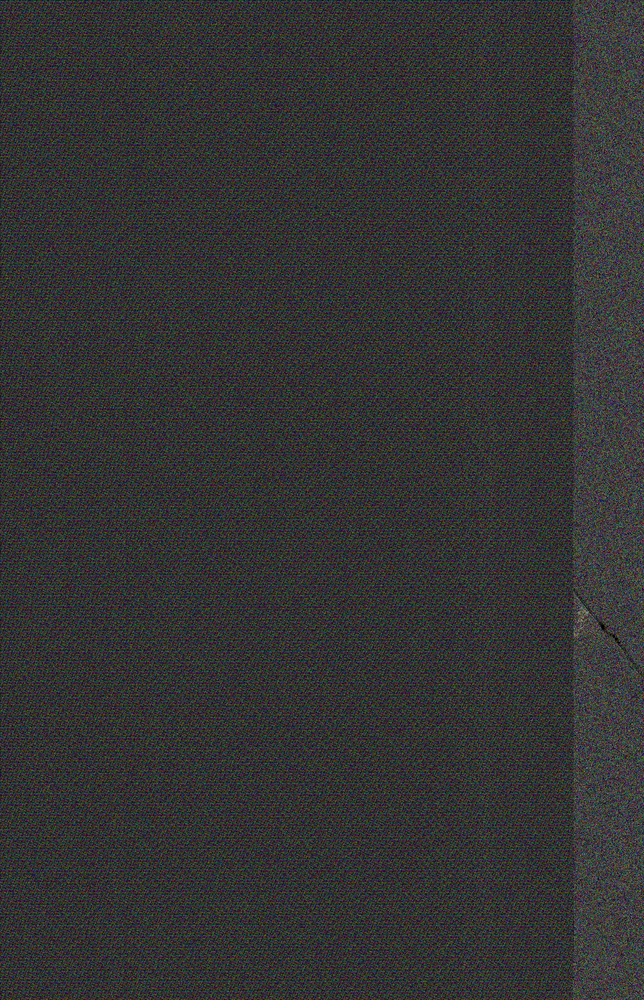
#> input picture images/detect.png, 644 x 1000 px, shrunk from 1562 x 2424 before the run
$ python detectLSB.py -i ../images/detect.png -o out.png
#> lines starting #> are read from the running program, lines starting #| are printed output that depends on the picture
#!/usr/bin/env python
# encoding: utf-8

import os
from PIL import Image
import argparse

def main(input, output):
#> called with input = '../images/detect.png', output = 'out.png'
  img = Image.open(input)
#> img is the input picture: PIL image 644x1000 RGB; mean R, G, B 51.6, 51.6, 51.5
  data = list(img.getdata())
#> data = 644000 items
  newdata = list()
  for r,g,b in data:
    r = (r & 1) << 7
    g = (g & 1) << 7
    b = (b & 1) << 7
    newdata.append((r, g, b))
#> this loop made 644000 passes
#> (r, g, b) on passes 1 to 3: (0, 0, 128), (128, 128, 128), (128, 128, 0)
#> after the loop, newdata = 644000 items

  newimg = Image.new(img.mode, img.size)
#> newimg: PIL image 644x1000 RGB; every value is 0
  newimg.putdata(newdata)
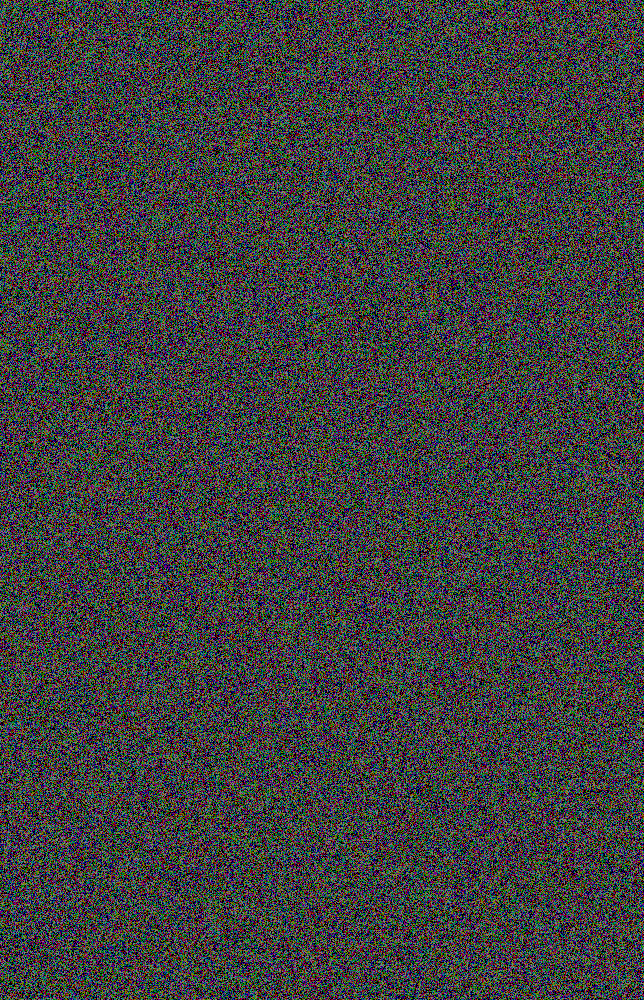
#> newimg: PIL image 644x1000 RGB; mean R, G, B 63.6, 63.7, 63.7
  newimg.save(output)

if __name__ == '__main__':

  parser = argparse.ArgumentParser(description='Simple steg detect, Thx Mortis :)')
  parser.add_argument("-i", action="store", dest="input", help="input file", required=True)
  parser.add_argument("-o", action="store", dest="output", help="output file", required=True)
  command = parser.parse_args()
main(command.input, command.output)
